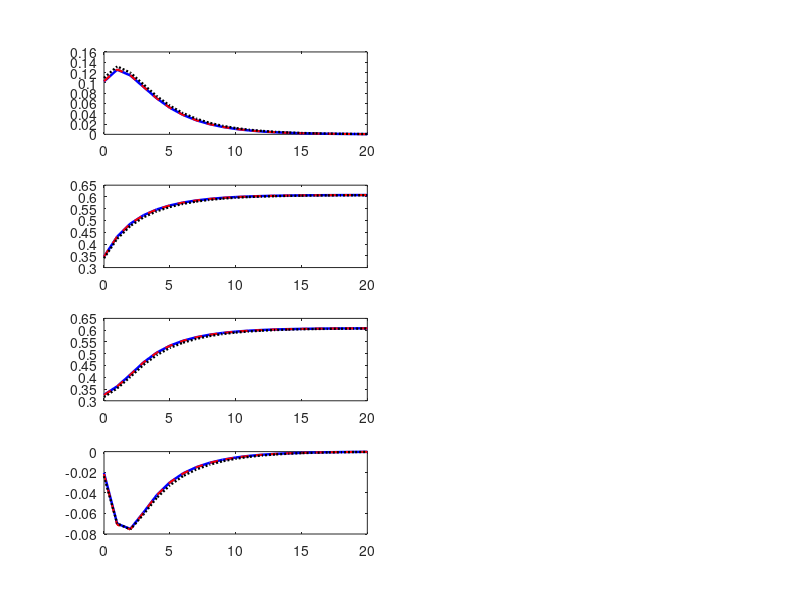

This figure's MATLAB source: (Note: this script raises an error after producing the figure.)
% ============================================================
%  IRFs a los dos shocks monetarios — tres parametrizaciones
%  Uribe-A: producto, inflación, tasa nominal, tasa real
% ============================================================

load('irfs_A.mat');

H  = length(irf_mc5.dpi_obs_e_gm);
hh = 0:H-1;

shocks  = {'e_gm', 'e_zm'};
titulos = {'Shock permanente a la meta (X_t^m)', ...
           'Shock transitorio a la tasa (z_t^m)'};

irfs  = {irf_mc5, irf_mc6, irf_mh};
estilos = {'b-', 'r--', 'k:'};
anchos  = [1.8, 1.5, 1.7];
etiq    = {'Moda (mc=5)','Moda (mc=6)','Media posterior'};

figure('Position',[60 60 1000 720],'Color','w');

for s = 1:2
    sh = shocks{s};
    for p = 1:3
        I = irfs{p};
        % producto en %, nominales anualizadas (x4)
        Y  =   cumsum(I.(['dy_obs_'  sh])(1:H));
        PI = 4*cumsum(I.(['dpi_obs_' sh])(1:H));
        II = 4*cumsum(I.(['di_obs_'  sh])(1:H));
        R  = 4*I.(['r_obs_' sh])(1:H);

        datos = {Y, PI, II, R};
        for v = 1:4
            subplot(4,2,(v-1)*2+s);
            plot(hh, datos{v}, estilos{p}, 'LineWidth', anchos(p)); hold on;
        end
    end

    nombres = {'Producto (%)','Inflación (pp anual)', ...
               'Tasa nominal (pp anual)','Tasa real (pp anual)'};
    for v = 1:4
        subplot(4,2,(v-1)*2+s);
        yline(0,'k:'); grid on; box off; xlim([0 H-1]);
        if v==1
            title(titulos{s},'FontSize',10,'Interpreter','tex');
            if s==1, legend(etiq,'Box','off','Location','best','FontSize',7); end
        end
        if s==1, ylabel(nombres{v},'FontSize',8); end
        if v==4, xlabel('Trimestres'); end
    end
end

saveas(gcf,'irfs_A_tres.png');
